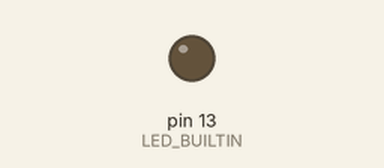
Recording of a sketch running on a simulated Arduino Uno, built with avr-gcc and run on an emulated ATmega328P. Shown: output pins drawn as LEDs (lit = HIGH).

Above: at 0.3 s.
Timing chart, 0 to 1.8 s (numbered marks = the images above):
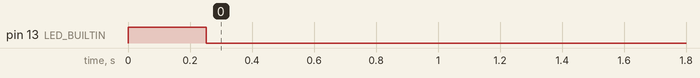

The sketch:

Ej_1.ino
```cpp
#include <Arduino.h>
#define LED LED_BUILTIN

enum ESTADO
{
    inicial,
    prendido,
    apagado
};

/**
 * @brief Maquina de estado para cambiar estado de prendido a apagado
 *
 * @param led Pin del led
 * @param repite Tiempo pren/apagado
 */
void mef(char led, int repite);

void setup()
{
    // <>
}
// the loop function runs over and over again forever
void loop()
{
    mef(LED, 500);
    delay(1);
}

void inicio(void)
{
    pinMode(LED_BUILTIN, OUTPUT);
}

void mef(char led, int repite)
{
    static int contador = repite;
    static char ESTADO = inicial;

    //----------------------------------------------------
    if (ESTADO == inicial)
    {
        pinMode(led, OUTPUT);
        contador = repite;
        ESTADO = prendido;
        digitalWrite(led, HIGH);
    }
    //----------------------------------------------------
    if (ESTADO == prendido && contador <= 0)
    {
        digitalWrite(led, LOW);
        contador = repite;
        ESTADO = apagado;
    }
    if (ESTADO == prendido)
        contador--;

    //----------------------------------------------------

    if (ESTADO == apagado && contador <= 0)
    {
        digitalWrite(led, HIGH);
        contador = repite;
        ESTADO = prendido;
    }
    if (ESTADO == prendido)
        contador--;
}

//////////////////////////////////////////////////////

// git add
// git commit -m
// git status -s
// git log --oneline
// git push // para subir el archivo a github
// git pull // traer los cambios de github a local

// git tag (nombre tag) -m "(info)"
// git push --tags // para guardar la version/tag a github

// git clone // para clonar

// git branch "(nombre de nueva rama)"
// git branch // para ver el estado de las ramas
// git branch -d (n de la rama a eliminar)
// git checkout (n de la rama a ir)

// git merge (n de la rama a fusionar) // desde master se hace

/* https://github.com/BarrionuevoJulian/julian.git */
```

Measured:
- by itself, pin 13 (LED_BUILTIN): LOW → HIGH at 0.00 s, → LOW 0.25 s later
